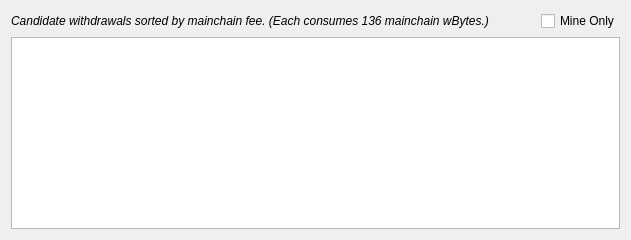
             <widget class="QWidget" name="tab_2">
              <attribute name="title">
               <string>Next Bundle</string>
              </attribute>
              <layout class="QGridLayout" name="gridLayout_7">
               <item row="0" column="1">
                <spacer name="horizontalSpacer_12">
                 <property name="orientation">
                  <enum>Qt::Horizontal</enum>
                 </property>
                 <property name="sizeType">
                  <enum>QSizePolicy::MinimumExpanding</enum>
                 </property>
                 <property name="sizeHint" stdset="0">
                  <size>
                   <width>40</width>
                   <height>20</height>
                  </size>
                 </property>
                </spacer>
               </item>
               <item row="0" column="0">
                <widget class="QLabel" name="label_34">
                 <property name="font">
                  <font>
                   <italic>true</italic>
                  </font>
                 </property>
                 <property name="text">
                  <string>Candidate withdrawals sorted by mainchain fee. (Each consumes 136 mainchain wBytes.)</string>
                 </property>
                </widget>
               </item>
               <item row="0" column="2">
                <widget class="QCheckBox" name="checkBoxOnlyMyWithdrawals">
                 <property name="text">
                  <string>Mine Only</string>
                 </property>
                </widget>
               </item>
               <item row="1" column="0" colspan="3">
                <widget class="QTableView" name="tableViewUnspentWT">
                 <property name="font">
                  <font>
                   <family>Noto Mono</family>
                   <weight>50</weight>
                   <bold>false</bold>
                  </font>
                 </property>
                 <property name="editTriggers">
                  <set>QAbstractItemView::NoEditTriggers</set>
                 </property>
                 <property name="sortingEnabled">
                  <bool>false</bool>
                 </property>
                 <property name="wordWrap">
                  <bool>false</bool>
                 </property>
                 <property name="cornerButtonEnabled">
                  <bool>false</bool>
                 </property>
                 <attribute name="horizontalHeaderStretchLastSection">
                  <bool>false</bool>
                 </attribute>
                </widget>
               </item>
              </layout>
             </widget>
